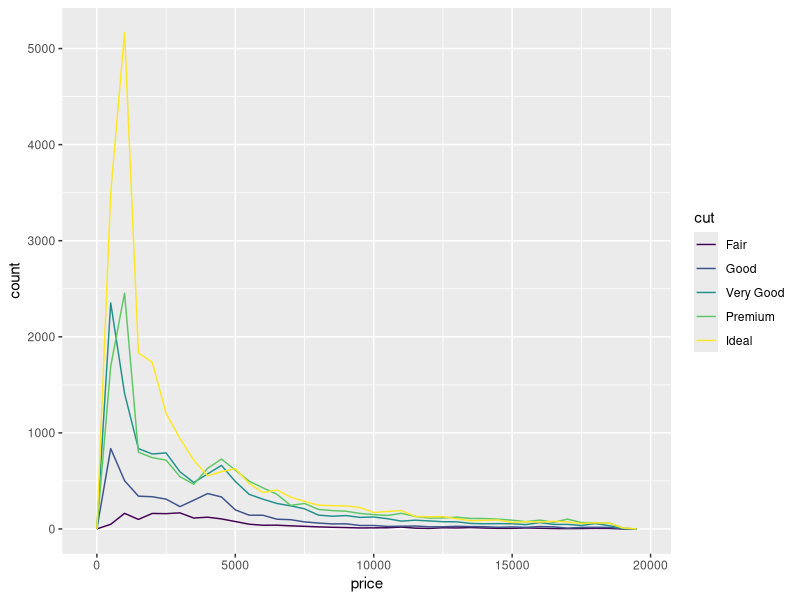

Recreate this plot in R.
# write your code below and then press the RUN CODE button
# for graphical output press the "Refresh Plot" link
 
library(tidyverse)
ggplot(data = diamonds, mapping = aes(x = price)) + 
  geom_freqpoly(mapping = aes(colour = cut), binwidth = 500)